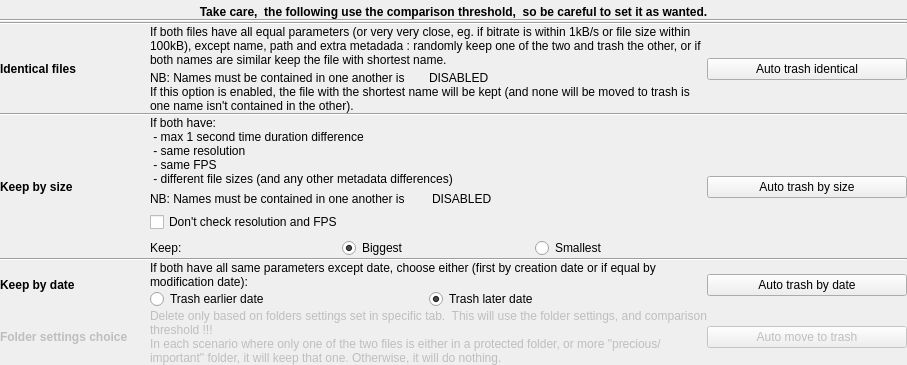
     <widget class="QWidget" name="tab_2">
      <attribute name="title">
       <string>Auto</string>
      </attribute>
      <layout class="QHBoxLayout" name="horizontalLayout_6">
       <property name="leftMargin">
        <number>0</number>
       </property>
       <property name="topMargin">
        <number>0</number>
       </property>
       <property name="rightMargin">
        <number>0</number>
       </property>
       <property name="bottomMargin">
        <number>0</number>
       </property>
       <item>
        <layout class="QVBoxLayout" name="verticalLayout_3">
         <property name="spacing">
          <number>0</number>
         </property>
         <item>
          <spacer name="verticalSpacer_2">
           <property name="orientation">
            <enum>Qt::Orientation::Vertical</enum>
           </property>
           <property name="sizeType">
            <enum>QSizePolicy::Policy::Maximum</enum>
           </property>
           <property name="sizeHint" stdset="0">
            <size>
             <width>20</width>
             <height>5</height>
            </size>
           </property>
          </spacer>
         </item>
         <item>
          <widget class="QLabel" name="label_15">
           <property name="sizePolicy">
            <sizepolicy hsizetype="Preferred" vsizetype="Fixed">
             <horstretch>0</horstretch>
             <verstretch>0</verstretch>
            </sizepolicy>
           </property>
           <property name="font">
            <font>
             <bold>true</bold>
            </font>
           </property>
           <property name="text">
            <string>Take care,  the following use the comparison threshold,  so be careful to set it as wanted.</string>
           </property>
           <property name="alignment">
            <set>Qt::AlignmentFlag::AlignCenter</set>
           </property>
          </widget>
         </item>
         <item>
          <widget class="Line" name="line_5">
           <property name="orientation">
            <enum>Qt::Orientation::Horizontal</enum>
           </property>
          </widget>
         </item>
         <item>
          <widget class="Line" name="line_4">
           <property name="orientation">
            <enum>Qt::Orientation::Horizontal</enum>
           </property>
          </widget>
         </item>
         <item>
          <layout class="QHBoxLayout" name="horizontalLayout_7">
           <item>
            <widget class="QLabel" name="label_2">
             <property name="sizePolicy">
              <sizepolicy hsizetype="Fixed" vsizetype="Preferred">
               <horstretch>0</horstretch>
               <verstretch>0</verstretch>
              </sizepolicy>
             </property>
             <property name="minimumSize">
              <size>
               <width>150</width>
               <height>0</height>
              </size>
             </property>
             <property name="font">
              <font>
               <bold>true</bold>
              </font>
             </property>
             <property name="toolTip">
              <string/>
             </property>
             <property name="text">
              <string>Identical files</string>
             </property>
            </widget>
           </item>
           <item>
            <layout class="QVBoxLayout" name="verticalLayout_6">
             <item>
              <widget class="QLabel" name="label_4">
               <property name="text">
                <string>If both files have all equal parameters (or very very close, eg. if bitrate is within 1kB/s or file size within 100kB), except name, path and extra metadada : randomly keep one of the two and trash the other, or if both names are similar keep the file with shortest name.</string>
               </property>
               <property name="wordWrap">
                <bool>true</bool>
               </property>
              </widget>
             </item>
             <item>
              <spacer name="verticalSpacer">
               <property name="orientation">
                <enum>Qt::Orientation::Vertical</enum>
               </property>
               <property name="sizeType">
                <enum>QSizePolicy::Policy::Fixed</enum>
               </property>
               <property name="sizeHint" stdset="0">
                <size>
                 <width>20</width>
                 <height>4</height>
                </size>
               </property>
              </spacer>
             </item>
             <item>
              <layout class="QHBoxLayout" name="verticalLayout_NbNamesContainedOption_autoIdentFiles">
               <item>
                <widget class="QLabel" name="label_NbNamesContainedOption">
                 <property name="text">
                  <string>NB: Names must be contained in one another is </string>
                 </property>
                </widget>
               </item>
               <item>
                <widget class="QLabel" name="label_namesContainedInOneAnotherStatus_autoIdentFiles">
                 <property name="text">
                  <string>DISABLED</string>
                 </property>
                </widget>
               </item>
              </layout>
             </item>
             <item>
              <widget class="QLabel" name="label_8">
               <property name="text">
                <string>If this option is enabled, the file with the shortest name will be kept (and none will be moved to trash is one name isn't contained in the other).</string>
               </property>
               <property name="wordWrap">
                <bool>true</bool>
               </property>
              </widget>
             </item>
            </layout>
           </item>
           <item>
            <widget class="QPushButton" name="identicalFilesAutoTrash">
             <property name="sizePolicy">
              <sizepolicy hsizetype="Fixed" vsizetype="Fixed">
               <horstretch>0</horstretch>
               <verstretch>0</verstretch>
              </sizepolicy>
             </property>
             <property name="minimumSize">
              <size>
               <width>200</width>
               <height>0</height>
              </size>
             </property>
             <property name="text">
              <string>Auto trash identical</string>
             </property>
             <property name="autoDefault">
              <bool>false</bool>
             </property>
            </widget>
           </item>
          </layout>
         </item>
         <item>
          <widget class="Line" name="line_2">
           <property name="orientation">
            <enum>Qt::Orientation::Horizontal</enum>
           </property>
          </widget>
         </item>
         <item>
          <layout class="QHBoxLayout" name="horizontalLayout_8">
           <item>
            <widget class="QLabel" name="label_7">
             <property name="sizePolicy">
              <sizepolicy hsizetype="Fixed" vsizetype="Preferred">
               <horstretch>0</horstretch>
               <verstretch>0</verstretch>
              </sizepolicy>
             </property>
             <property name="minimumSize">
              <size>
               <width>150</width>
               <height>0</height>
              </size>
             </property>
             <property name="font">
              <font>
               <bold>true</bold>
              </font>
             </property>
             <property name="text">
              <string>Keep by size</string>
             </property>
            </widget>
           </item>
           <item>
            <layout class="QVBoxLayout" name="verticalLayout_7">
             <property name="spacing">
              <number>6</number>
             </property>
             <item>
              <widget class="QLabel" name="label_5">
               <property name="lineWidth">
                <number>2</number>
               </property>
               <property name="text">
                <string>If both have:
 - max 1 second time duration difference
 - same resolution
 - same FPS
 - different file sizes (and any other metadata differences)</string>
               </property>
              </widget>
             </item>
             <item>
              <layout class="QHBoxLayout" name="horizontalLayout_NbNamesContainedOption_autoOnlySizeDiff">
               <item>
                <widget class="QLabel" name="label_11">
                 <property name="text">
                  <string>NB: Names must be contained in one another is </string>
                 </property>
                </widget>
               </item>
               <item>
                <widget class="QLabel" name="label_namesContainedInOneAnotherStatus_autoOnlySizeDiff">
                 <property name="text">
                  <string>DISABLED</string>
                 </property>
                </widget>
               </item>
              </layout>
             </item>
             <item>
              <widget class="QCheckBox" name="autoOnlySizeDontCheckResFpsCheckbox">
               <property name="enabled">
                <bool>true</bool>
               </property>
               <property name="text">
                <string>Don't check resolution and FPS</string>
               </property>
              </widget>
             </item>
             <item>
              <layout class="QHBoxLayout" name="horizontalLayout_onlySizeDiffersChoice">
               <property name="spacing">
                <number>20</number>
               </property>
               <item>
                <widget class="QLabel" name="label_onlySizeDiffersKeep">
                 <property name="text">
                  <string>Keep:</string>
                 </property>
                </widget>
               </item>
               <item>
                <widget class="QRadioButton" name="radioButton_onlySizeDiffers_keepBiggest">
                 <property name="text">
                  <string>Biggest</string>
                 </property>
                 <property name="checked">
                  <bool>true</bool>
                 </property>
                 <attribute name="buttonGroup">
                  <string notr="true">buttonGroup_onlySizeDiffers</string>
                 </attribute>
                </widget>
               </item>
               <item>
                <widget class="QRadioButton" name="radioButton_onlySizeDiffers_keepSmallest">
                 <property name="text">
                  <string>Smallest</string>
                 </property>
                 <attribute name="buttonGroup">
                  <string notr="true">buttonGroup_onlySizeDiffers</string>
                 </attribute>
                </widget>
               </item>
              </layout>
             </item>
            </layout>
           </item>
           <item>
            <widget class="QPushButton" name="autoDelOnlySizeDiffersButton">
             <property name="enabled">
              <bool>true</bool>
             </property>
             <property name="sizePolicy">
              <sizepolicy hsizetype="Fixed" vsizetype="Fixed">
               <horstretch>0</horstretch>
               <verstretch>0</verstretch>
              </sizepolicy>
             </property>
             <property name="minimumSize">
              <size>
               <width>200</width>
               <height>0</height>
              </size>
             </property>
             <property name="text">
              <string>Auto trash by size</string>
             </property>
             <property name="autoDefault">
              <bool>false</bool>
             </property>
            </widget>
           </item>
          </layout>
         </item>
         <item>
          <widget class="Line" name="line">
           <property name="orientation">
            <enum>Qt::Orientation::Horizontal</enum>
           </property>
          </widget>
         </item>
         <item>
          <layout class="QHBoxLayout" name="autodeleteOnlyTimeDiffersHorizontalLayout">
           <item>
            <widget class="QLabel" name="label_onlyTimeDiffers">
             <property name="enabled">
              <bool>true</bool>
             </property>
             <property name="sizePolicy">
              <sizepolicy hsizetype="Fixed" vsizetype="Preferred">
               <horstretch>0</horstretch>
               <verstretch>0</verstretch>
              </sizepolicy>
             </property>
             <property name="minimumSize">
              <size>
               <width>150</width>
               <height>0</height>
              </size>
             </property>
             <property name="font">
              <font>
               <bold>true</bold>
              </font>
             </property>
             <property name="text">
              <string>Keep by date</string>
             </property>
            </widget>
           </item>
           <item>
            <layout class="QVBoxLayout" name="verticalLayout_9">
             <item>
              <widget class="QLabel" name="label_label_onlyTimeDiffers_Descript">
               <property name="enabled">
                <bool>true</bool>
               </property>
               <property name="text">
                <string>If both have all same parameters except date, choose either (first by creation date or if equal by modification date):</string>
               </property>
               <property name="wordWrap">
                <bool>true</bool>
               </property>
              </widget>
             </item>
             <item>
              <layout class="QHBoxLayout" name="horizontalLayout_11">
               <item>
                <widget class="QRadioButton" name="radioButton_onlyTimeDiffers_trashEarlier">
                 <property name="enabled">
                  <bool>true</bool>
                 </property>
                 <property name="text">
                  <string>Trash earlier date</string>
                 </property>
                 <property name="checked">
                  <bool>false</bool>
                 </property>
                 <attribute name="buttonGroup">
                  <string notr="true">buttonGroup_onlyTimeDiffers</string>
                 </attribute>
                </widget>
               </item>
               <item>
                <widget class="QRadioButton" name="radioButton_onlyTimeDiffers_trashLater">
                 <property name="enabled">
                  <bool>true</bool>
                 </property>
                 <property name="text">
                  <string>Trash later date</string>
                 </property>
                 <property name="checked">
                  <bool>true</bool>
                 </property>
                 <attribute name="buttonGroup">
                  <string notr="true">buttonGroup_onlyTimeDiffers</string>
                 </attribute>
                </widget>
               </item>
              </layout>
             </item>
            </layout>
           </item>
           <item>
            <widget class="QPushButton" name="pushButton_onlyTimeDiffersAutoTrash">
             <property name="enabled">
              <bool>true</bool>
             </property>
             <property name="sizePolicy">
              <sizepolicy hsizetype="Fixed" vsizetype="Fixed">
               <horstretch>0</horstretch>
               <verstretch>0</verstretch>
              </sizepolicy>
             </property>
             <property name="minimumSize">
              <size>
               <width>200</width>
               <height>0</height>
              </size>
             </property>
             <property name="text">
              <string>Auto trash by date</string>
             </property>
             <property name="autoDefault">
              <bool>false</bool>
             </property>
            </widget>
           </item>
          </layout>
         </item>
         <item>
          <layout class="QHBoxLayout" name="foldersAutodeleteHorizontalLayout">
           <item>
            <widget class="QLabel" name="label_folderSettingsChoice">
             <property name="enabled">
              <bool>false</bool>
             </property>
             <property name="sizePolicy">
              <sizepolicy hsizetype="Fixed" vsizetype="Preferred">
               <horstretch>0</horstretch>
               <verstretch>0</verstretch>
              </sizepolicy>
             </property>
             <property name="minimumSize">
              <size>
               <width>150</width>
               <height>0</height>
              </size>
             </property>
             <property name="font">
              <font>
               <bold>true</bold>
              </font>
             </property>
             <property name="text">
              <string>Folder settings choice</string>
             </property>
            </widget>
           </item>
           <item>
            <widget class="QLabel" name="label_folderSettingsChoice_Description">
             <property name="enabled">
              <bool>false</bool>
             </property>
             <property name="text">
              <string>Delete only based on folders settings set in specific tab.  This will use the folder settings, and comparison threshold !!!
In each scenario where only one of the two files is either in a protected folder, or more &quot;precious/important&quot; folder, it will keep that one. Otherwise, it will do nothing.</string>
             </property>
             <property name="wordWrap">
              <bool>true</bool>
             </property>
            </widget>
           </item>
           <item>
            <widget class="QPushButton" name="pushButton_folderSettingsChoiceAutoTrash">
             <property name="enabled">
              <bool>false</bool>
             </property>
             <property name="sizePolicy">
              <sizepolicy hsizetype="Fixed" vsizetype="Fixed">
               <horstretch>0</horstretch>
               <verstretch>0</verstretch>
              </sizepolicy>
             </property>
             <property name="minimumSize">
              <size>
               <width>200</width>
               <height>0</height>
              </size>
             </property>
             <property name="text">
              <string>Auto move to trash</string>
             </property>
             <property name="autoDefault">
              <bool>false</bool>
             </property>
            </widget>
           </item>
          </layout>
         </item>
        </layout>
       </item>
      </layout>
     </widget>
